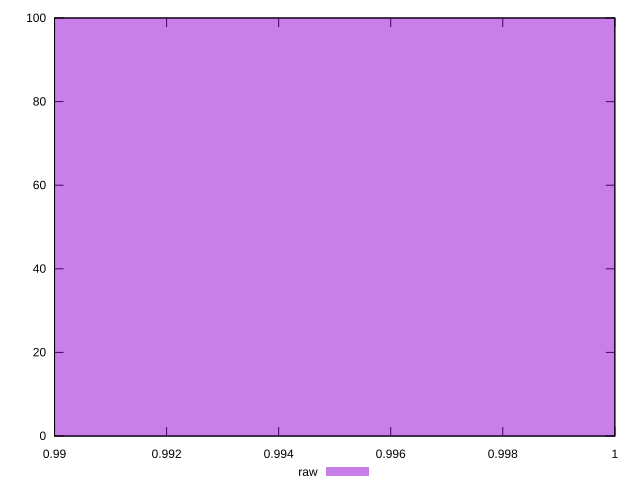

Generate this figure with gnuplot:
reset

$raw <<EOF
1 100
EOF

set key outside below
set boxwidth 0.1
set xrange [0.99:1]
set yrange [0:100]
set trange [0:100]
set style fill transparent solid 0.5 noborder
set terminal svg size 640, 490 enhanced background rgb 'white'
set output "reports/report_00030_2021-02-24T20-42-31.540Z/meta/score/samples/agenda/raw/histogram.svg"

plot $raw title "raw" with boxes

reset
